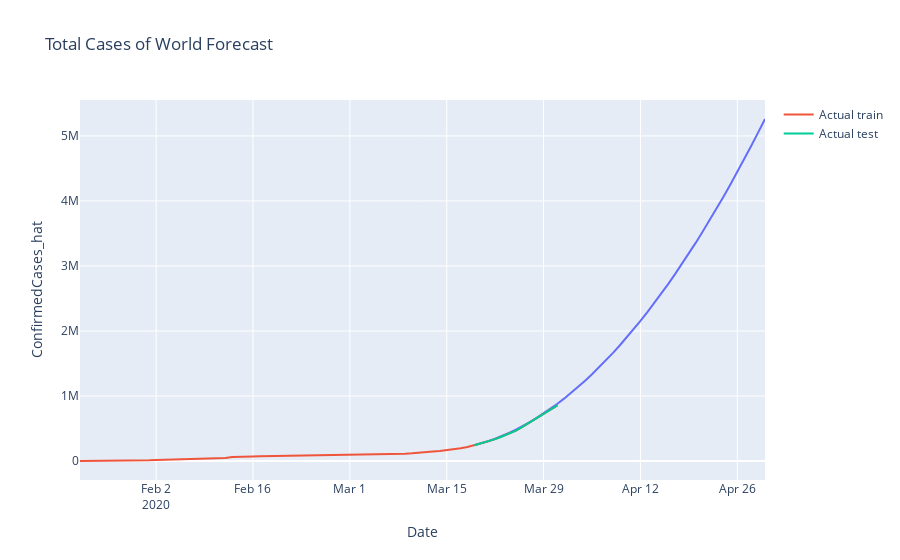
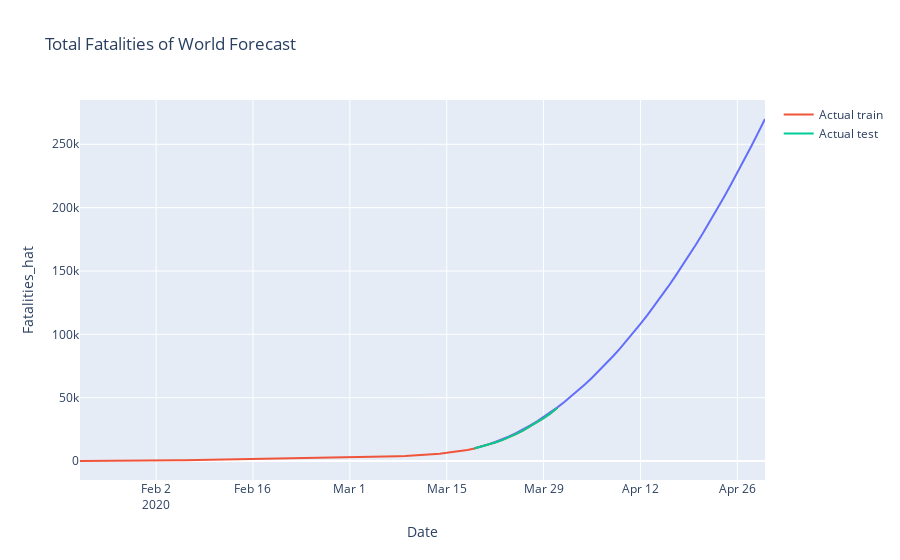

Here is the notebook cell these charts were saved with, in order:
### Code cell
df_total = df_val.groupby(['Date']).sum().reset_index()
df_train = train[(train['Country_Region'].isin(df_val['Country_Region'].unique())) & (train['ConfirmedCases'] > 0)].groupby(['Date']).sum().reset_index()

idx = df_total[((df_total['ConfirmedCases'].isnull() == False) & (df_total['ConfirmedCases'] > 0))].shape[0]
fig = px.line(df_total, x="Date", y="ConfirmedCases_hat", title='Total Cases of World Forecast')
fig.add_scatter(x=df_train['Date'], y=df_train['ConfirmedCases'], mode='lines', name="Actual train", showlegend=True)
fig.add_scatter(x=df_total['Date'][0:idx], y=df_total['ConfirmedCases'][0:idx], mode='lines', name="Actual test", showlegend=True)
fig.show()

fig = px.line(df_total, x="Date", y="Fatalities_hat", title='Total Fatalities of World Forecast')
fig.add_scatter(x=df_train['Date'], y=df_train['Fatalities'], mode='lines', name="Actual train", showlegend=True)
fig.add_scatter(x=df_total['Date'][0:idx], y=df_total['Fatalities'][0:idx], mode='lines', name="Actual test", showlegend=True)
fig.show()
